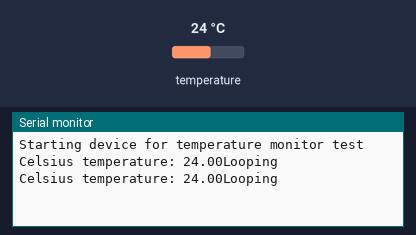
Simulated run of this sketch. Board: ESP8266 (NodeMCU). On the bench: the last lines printed to the serial monitor. The test bench sets the inputs (shaded band); at power-on: temperature 24 °C.

Above: at 3.3 s.
3.4 s: temperature set to 12 °C
At 5.5 s:
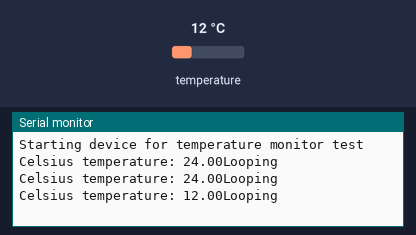
5.9 s: temperature set to 19 °C
At 6.8 s:
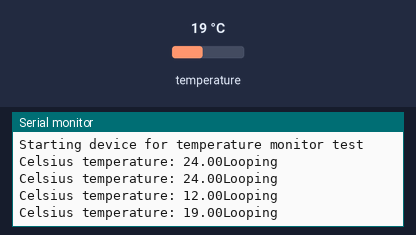
Timing chart, 0 to 8.9 s (numbered marks = the images above; inputs shaded):
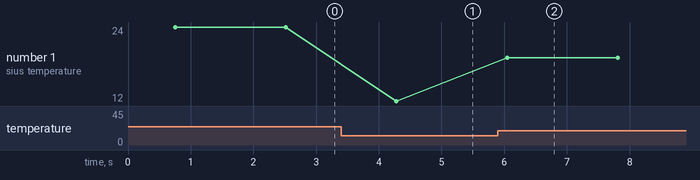

Measured:
- after the input at 3.4 s, the serial monitor: prints a new line after 0.88 s (image 1)
- after the input at 5.9 s, the serial monitor: prints a new line after 0.15 s (image 2)
- plotted number 1: 24 → 12 after the input at 3.4 s, 12 → 19 after the input at 5.9 s

The sketch:

esp-temp.ino
```cpp
#include <OneWire.h>
#include <DallasTemperature.h>

#define ONE_WIRE_BUS D4

OneWire oneWire(ONE_WIRE_BUS);
DallasTemperature sensors(&oneWire);

// The setup function is called once at startup of the sketch
void setup(void)
{
    Serial.begin(115200);
    while (!Serial)
    {
    }
    Serial.println();
    Serial.println("Starting device for temperature monitor test");
}

void loop()
{
    sensors.requestTemperatures();
    Serial.print("Celsius temperature: ");
    Serial.print(sensors.getTempCByIndex(0));
    Serial.println("Looping");
    delay(1000);
}
```
